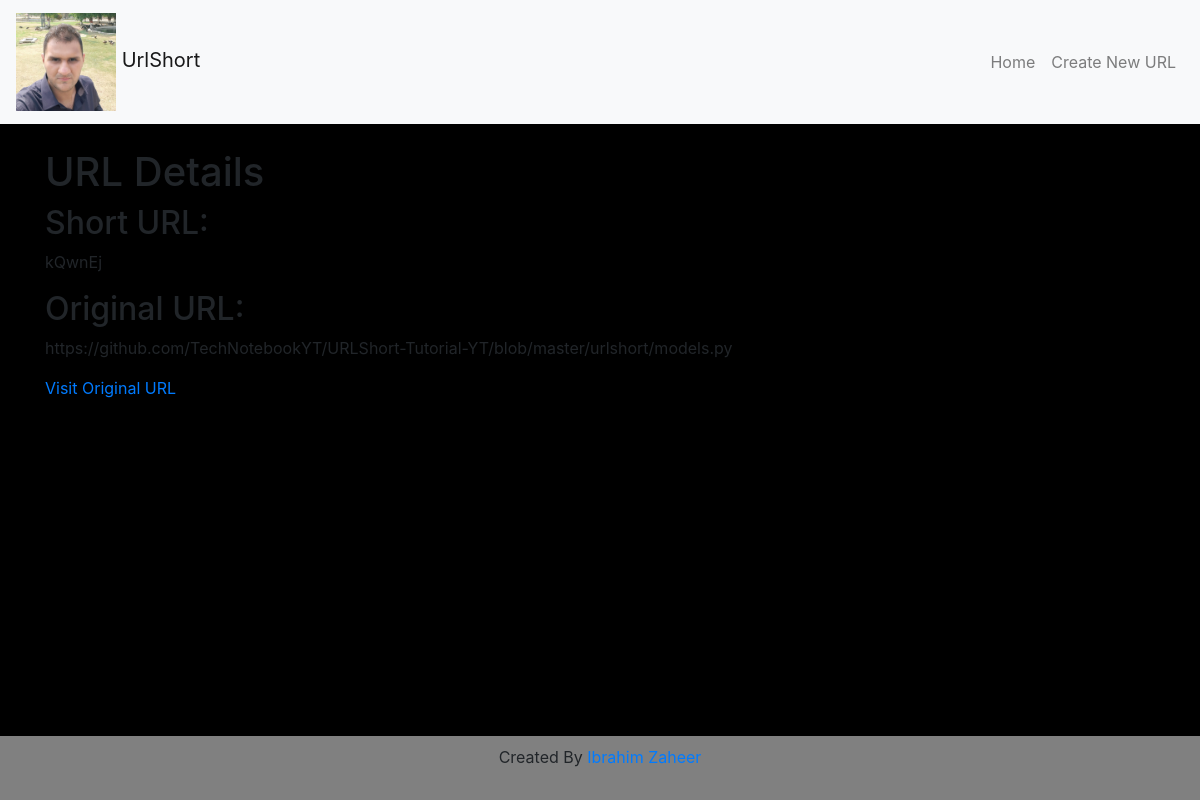
Screenshot of /kQwnEj with the database file from the repository.
### shortner/models.py (models this page shows, shortened)
class ShortURL(models.Model):
    original_url = models.URLField(max_length=700)
    short_url = models.CharField(max_length=100)
    time_date_created = models.DateTimeField()

### shortner/views.py (the view)
# urls.py: path('<str:url>', redirect, name='redirect'),
def redirect(request, url):
    current_obj = ShortURL.objects.filter(short_url=url)
    if len(current_obj) == 0:
        return render(request, 'pagenotfound.html')
    context = {'obj':current_obj[0]}
    return render(request, 'redirect.html', context)

### shortner/templates/redirect.html (shortened to what this page needs)
{% extends "base.html" %}
{% block content %}
  <div class="url-details">
    <h1>URL Details</h1>
    <h2>Short URL:</h2>
    <p id="shortUrl">{{ obj.short_url }}</p>
    <h2>Original URL:</h2>
    <p id="originalUrl">{{ obj.original_url }}</p>
    <a class="click-button" href="{{ obj.original_url }}" target="_blank">Visit Original URL</a>
  </div>
{% endblock content %}

### shortner/templates/base.html (style rules this page uses)
body { background-color: black }

### rows the page displays
ShortURL: short_url "kQwnEj", original_url "https://github.com/TechNotebookYT/URLShort-Tutorial-YT/blob/master/urlshort/models.py"
